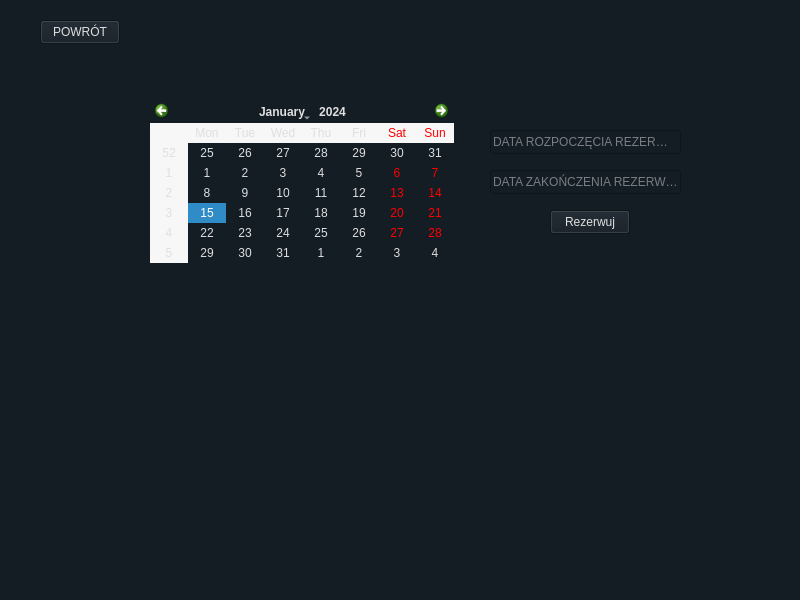
<?xml version="1.0" encoding="UTF-8"?>
<ui version="4.0">
 <class>RezerwujPokoj</class>
 <widget class="QMainWindow" name="RezerwujPokoj">
  <property name="geometry">
   <rect>
    <x>0</x>
    <y>0</y>
    <width>800</width>
    <height>600</height>
   </rect>
  </property>
  <property name="windowTitle">
   <string>MainWindow</string>
  </property>
  <property name="styleSheet">
   <string notr="true">background-color: rgb(20, 28, 36);
color: rgb(223, 223, 223);</string>
  </property>
  <widget class="QWidget" name="centralwidget">
   <widget class="QPushButton" name="powrot">
    <property name="geometry">
     <rect>
      <x>40</x>
      <y>20</y>
      <width>80</width>
      <height>24</height>
     </rect>
    </property>
    <property name="text">
     <string>POWRÓT</string>
    </property>
   </widget>
   <widget class="QCalendarWidget" name="calendarWidget">
    <property name="geometry">
     <rect>
      <x>150</x>
      <y>100</y>
      <width>304</width>
      <height>163</height>
     </rect>
    </property>
   </widget>
   <widget class="QPushButton" name="rezerwuj">
    <property name="geometry">
     <rect>
      <x>550</x>
      <y>210</y>
      <width>80</width>
      <height>24</height>
     </rect>
    </property>
    <property name="text">
     <string>Rezerwuj</string>
    </property>
   </widget>
   <widget class="QLineEdit" name="lineEdit">
    <property name="geometry">
     <rect>
      <x>490</x>
      <y>130</y>
      <width>191</width>
      <height>24</height>
     </rect>
    </property>
    <property name="styleSheet">
     <string notr="true">QlineEdit{
border : 2px solid rgb(37,39,48);
border-radius : 20px;
color: #FFF;
padding-left : 20px;
padding-right : 20px;

}</string>
    </property>
    <property name="dragEnabled">
     <bool>false</bool>
    </property>
    <property name="readOnly">
     <bool>false</bool>
    </property>
    <property name="placeholderText">
     <string>DATA ROZPOCZĘCIA REZERWACJI</string>
    </property>
   </widget>
   <widget class="QLineEdit" name="lineEdit_2">
    <property name="geometry">
     <rect>
      <x>490</x>
      <y>170</y>
      <width>191</width>
      <height>24</height>
     </rect>
    </property>
    <property name="readOnly">
     <bool>false</bool>
    </property>
    <property name="placeholderText">
     <string>DATA ZAKOŃCZENIA REZERWACJI</string>
    </property>
   </widget>
  </widget>
  <widget class="QMenuBar" name="menubar">
   <property name="geometry">
    <rect>
     <x>0</x>
     <y>0</y>
     <width>800</width>
     <height>21</height>
    </rect>
   </property>
  </widget>
  <widget class="QStatusBar" name="statusbar"/>
 </widget>
 <resources/>
 <connections/>
</ui>
